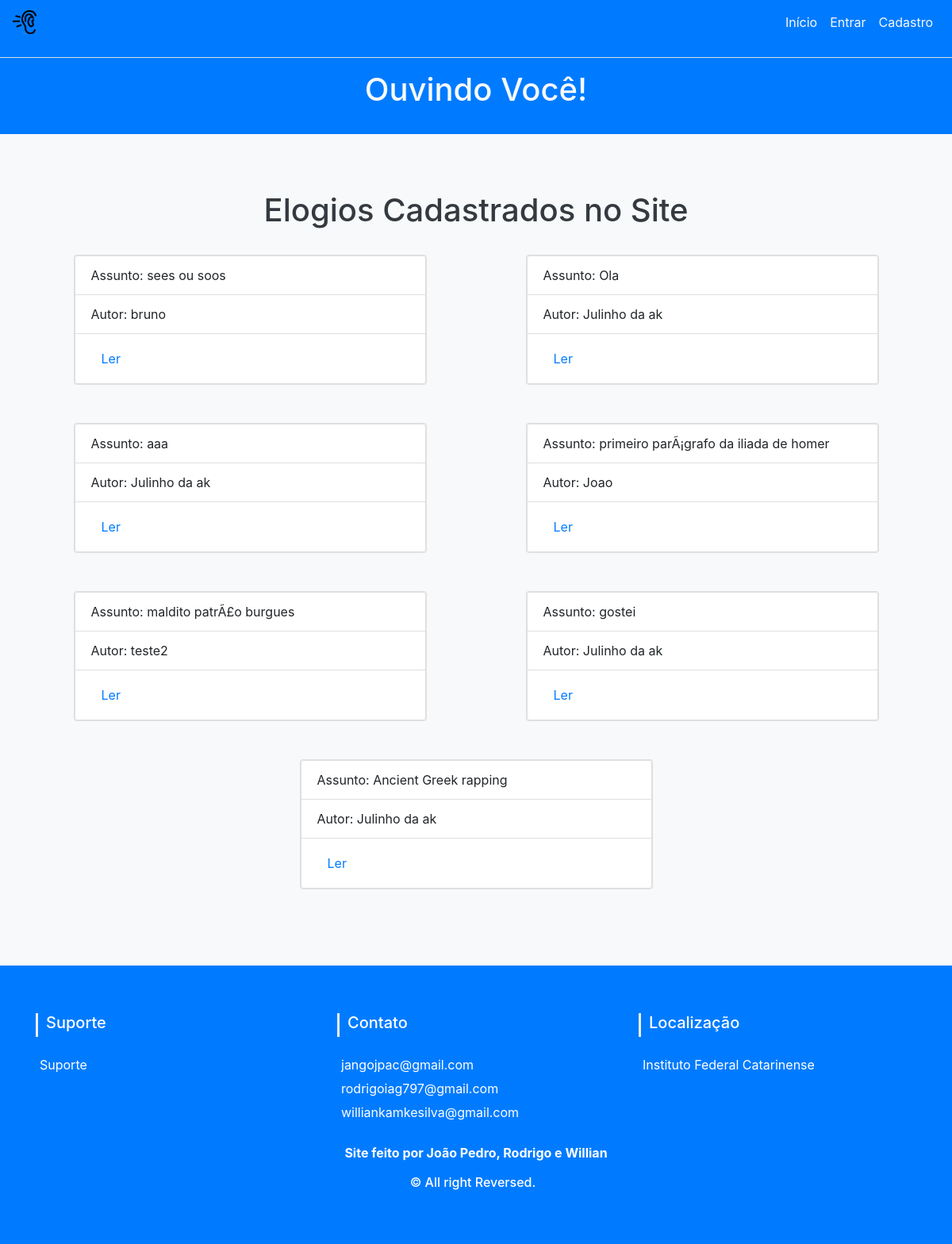
Page /info_elogio.php on the committed database.
### tables this page shows
CREATE TABLE elogio (
cod_elogio int(5) NOT NULL AUTO_INCREMENT PRIMARY KEY,
titulo varchar(50) NOT NULL,
texto_elogio text NOT NULL,
elo_cod_usuario int(5) NOT NULL,
cod_usuario int(5)
);

CREATE TABLE usuario (
cod_usuario int(5) NOT NULL AUTO_INCREMENT PRIMARY KEY,
nome_completo varchar(150) NOT NULL,
senha varchar(150) NOT NULL,
apelido varchar(50) NOT NULL,
telefone int(33) NOT NULL
);

### info_elogio.php (the view, shortened to what this page needs)
<?php
require 'config.php';
?>
<!DOCTYPE html>
<html lang="en">
<head>
    <link rel="stylesheet" href="css/bootstrap.min.css">
    <link rel="stylesheet" href="css/estilo.css">
</head>
<body class="bg-light">
<?php include 'menu.php'; ?>
<br><br><br>
<div class="container">
<?php
if (1 == 1) {
    echo "<h1 class='text-center text-dark'>Elogios Cadastrados no Site</h1><br />";
    echo   "<div class='row d-flex mb-5'>";
    $y = $connect->query("SELECT `cod_elogio`, `titulo`, `apelido`, `elo_cod_usuario` FROM `elogio`, `usuario` WHERE elogio.elo_cod_usuario = usuario.cod_usuario ;");
    while ($linhaelo = $y->fetch(PDO::FETCH_ASSOC)) {
        echo "
            <div class='col-sm-5 mb-5 mx-auto'>
                <div class='card'>
                    <li class='list-group-item'>Assunto: {$linhaelo['titulo']} </li>
                    <li class='list-group-item'>Autor: {$linhaelo['apelido']}</li>
                    <li class='list-group-item'>
                    <form method='post' action='mostratexto.php?elogio={$linhaelo['cod_elogio']}'>
                    <a href='' class='float-left md-5 '>
                        <input type='submit' class='float-left md-5 btn btn-link' name='Teste' value='Ler'>
                    </a>
                    </form>    ";
        echo "      </li>
                </div>
            </div>
            ";
    }
}
?>
        </div>
    </div>
<?php include 'rodape.php'; ?>
</body>
</html>

### menu.php (shortened to what this page needs)
<div class="bg-primary z-depth-5" id="cabecalho">
	<nav class="navbar navbar-expand-lg navbar-primary bg-bg-primary" >
		<a href="index.php"><img src="img/x.jpg" width="30" height="30" alt=""></a>
			<div class="collapse navbar-collapse" id="navbarSupportedContent">
				<form method="post" action="busca.php" class="form-inline my-2 my-lg-0">
					<ul class="navbar-nav mr-auto">
						<li class="nav-item">
							<a class="nav-link text-light" href="index.php" >Início</a>
						</li>
				    <?php
						if (isset($_SESSION['login'])) {
					?>
					<ul class="navbar-nav mr-auto">
						<li class="nav-item" >
							<a href="sobremim.php"><b class="nav-link text-light"><?= $_SESSION['apelido']; ?></b></a>
						</li>
						<li class="nav-item" >
							<a class="nav-link text-dark" href="logout.php">Sair</a>
						</li>
					</ul>
					<?php
						}else{
					?>
						<li class="nav-item" >
			                <a class="nav-link text-light" href="login.php" >Entrar</a>
			            </li>
			            <li class="nav-item" >
			                <a class="nav-link text-light" href="cadastro.php" >Cadastro</a>
			            </li>
						<?php
							}
						?>
				    </ul>
				</form>
			</div>
		</nav>
		<hr class="bg-light">
		<div class="container bg-primary">
			<h1 class="text-center  text-light">Ouvindo Você!</h1>
		</div>
		<br>
</div>

### rodape.php (shortened to what this page needs)
<link href="css/bootstrap.min.css" rel="stylesheet" id="bootstrap-css">
    <section id="footer">
        <div class="container">
            <div class="row text-center text-xs-center text-sm-left text-md-left">
                <div class="col-xs-12 col-sm- col-md-4">
                    <h5>Suporte</h5>
                    <ul class="list-unstyled quick-links">
                        <li><a href="suporte.php"><i class="fa fa-angle-double-right"></i>Suporte</a></li>
                    </ul>
                </div>
                <div class="col-xs-12 col-sm-4 col-md-4">
                    <h5>Contato</h5>
                    <ul class="list-unstyled quick-links">
                        <li><a href="https://www.google.com/search?sxsrf=ACYBGNQXHnMc_JCeT0VHzlkseIfoC5Qw-Q%3A1573493264167&ei=EJrJXZv1CeXB5OUP_euJ8AI&q=gmail&oq=gmail&gs_l=psy-ab.3..0i67j0l9.921.2973..3610...1.2..0.257.776.0j4j1......0....1..gws-wiz.....10..0i71j35i362i39j35i39j0i131.TK3_kDdAdBE&ved=0ahUKEwibvcSY1-LlAhXlILkGHf11Ai4Q4dUDCAo&uact=5"><i class="fa fa-angle-double-right"></i>jangojpac@gmail.com</a></li>
                        <li><a href="https://www.google.com/search?sxsrf=ACYBGNQXHnMc_JCeT0VHzlkseIfoC5Qw-Q%3A1573493264167&ei=EJrJXZv1CeXB5OUP_euJ8AI&q=gmail&oq=gmail&gs_l=psy-ab.3..0i67j0l9.921.2973..3610...1.2..0.257.776.0j4j1......0....1..gws-wiz.....10..0i71j35i362i39j35i39j0i131.TK3_kDdAdBE&ved=0ahUKEwibvcSY1-LlAhXlILkGHf11Ai4Q4dUDCAo&uact=5"><i class="fa fa-angle-double-right"></i>rodrigoiag797@gmail.com</a></li>
                        <li><a href="https://www.google.com/search?sxsrf=ACYBGNQXHnMc_JCeT0VHzlkseIfoC5Qw-Q%3A1573493264167&ei=EJrJXZv1CeXB5OUP_euJ8AI&q=gmail&oq=gmail&gs_l=psy-ab.3..0i67j0l9.921.2973..3610...1.2..0.257.776.0j4j1......0....1..gws-wiz.....10..0i71j35i362i39j35i39j0i131.TK3_kDdAdBE&ved=0ahUKEwibvcSY1-LlAhXlILkGHf11Ai4Q4dUDCAo&uact=5"><i class="fa fa-angle-double-right"></i>williankamkesilva@gmail.com</a></li>
                    </ul>
                </div>
                <div class="col-xs-12 col-sm-4 col-md-4">
                    <h5>Localização</h5>
                    <ul class="list-unstyled quick-links">
                        <li><a href="https://www.google.com/search?ei=zX5BXc2jIr_Z5OUPo62Q6Ao&q=ifc+araquari&oq=ifc+araquari&gs_l=psy-ab.12..35i39l2j0l8.2350.2350..8087...0.0..0.94.94.1......0....1..gws-wiz.......0i71.CtjmSGamfR4&ved=0ahUKEwiNvvCIit_jAhW_LLkGHaMWBK0Q4dUDCAo"><i class="fa fa-angle-double-right"></i>Instituto Federal Catarinense</a></li>
                    </ul>
                </div>
            </div>
            <div class="row">
                <div class="col-xs-12 col-sm-12 col-md-12 mt-2 mt-sm-2 text-center text-white">
                    <p><b>Site feito por João Pedro, Rodrigo e Willian</b></p>
                    <p class="h6">&copy All right Reversed.<a class="text-green ml-2" href="https://www.sunlimetech.com" target="_blank"></a></p>
                </div>
            </div>
        </div>
    </section>

### css/estilo.css (style rules this page uses)
section { padding: 60px 0; }
#footer { background: #007bff !important; }
#footer h5 { padding-left: 10px; border-left: 3px solid #eeeeee; padding-bottom: 6px; margin-bottom: 20px; color:#ffffff; }
#footer a { color: #ffffff; text-decoration: none !important; background-color: transparent; -webkit-text-decoration-skip: objects; }
#footer ul.social li a, #footer ul.quick-links li a { color:#ffffff; }
#footer ul.quick-links li { padding: 3px 0; -webkit-transition: .5s all ease; -moz-transition: .5s all ease; transition: .5s all ease; }

### rows in the picture
elogio: titulo "sees ou soos", usuario.apelido "bruno"
elogio: titulo "Ola", usuario.apelido "Julinho da ak"
elogio: titulo "aaa", usuario.apelido "Julinho da ak"
elogio: titulo "primeiro parÃ¡grafo da iliada de homer", usuario.apelido "Joao"
elogio: titulo "maldito patrÃ£o burgues", usuario.apelido "teste2"
elogio: titulo "gostei", usuario.apelido "Julinho da ak"
elogio: titulo "Ancient Greek rapping", usuario.apelido "Julinho da ak"
